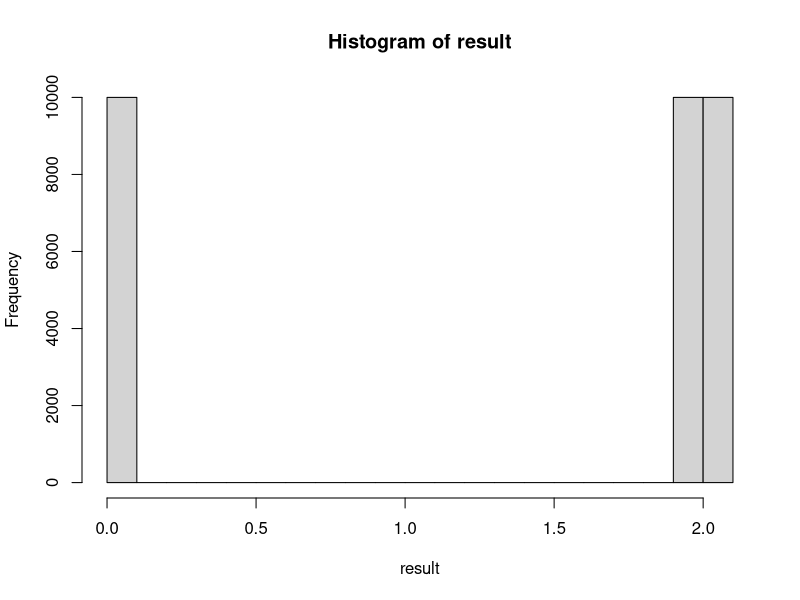

Recreate this plot in R.
# With the exception of the gamma function, all were 
# built directly using the sheet provided. The gamma required
# further searching online to figure out which parameter
# in the equation provided was supposed to represent
# shape/rate, etc. 

# rnorm - n, mean = 0, sd = 1
rnorm_rj = function(n, mean = 0, sd = 1) {
  u1 = runif(n, 0, 1)
  u2 = runif(n, 0, 1)

  mapply(function(u1, u2) mean + sd * sqrt(-2 * log10(u1)) * cos(2 * pi *u2), u1, u2)
}

# rlnorm - n, meanlog = 0, sdlog = 1
rlnorm_rj = function(n, meanlog = 0, sdlog = 1) {
  exp(rnorm_rj(n, meanlog, sdlog))
}

# rexp - n, rate = 1
rexp_rj = function(n, rate = 1) {
  x = runif(n, 0, 1)
  sapply(x, function(x) -1 * log10(x)/rate)
}

# rpois - n, lambda
rpois_rj = function(n, lambda) {
  # Creat empty list
  result = c()
  
  for (i in 1:n) {
    # For each element of x, see if the product of the first j elements is 
    # less than exp(-lambda). If so, return j-1
    value_found = FALSE
    x = c()
    j = 1
    while (value_found == FALSE) {
      x = append(x, runif(1))
      if (prod(x) < exp(-1 * lambda)) {
        result = append(result, j - 1)
        value_found = TRUE
      }
      j = j + 1
    }
  }  
  
  return(result)
}

# rgamma - n, shape, rate = 1, scale = 1/rate
rgamma_rj = function(n, shape, rate = 1, scale = 1/rate) {
  if (missing(rate)) {
    rate = 1/scale
  }

  result = c()

  for (i in 1:n) {
    u = runif(shape)
    x = (-1 / rate) * sum(sapply(u, log10))
    result = append(result, x)
  }

  return(result)
}

# rchisq - n, df, ncp = 0
rchisq_rj = function(n, df, ncp = 0) {
  rgamma_rj(n, df/2, 2)
}

# rt - n, df, ncp
rt_rj = function(n, df, ncp) {
  y = rnorm_rj(n)
  z = rchisq_rj(n, df)
  
  mapply(function(y,z) y/sqrt(z/df), y, z)
}

# rf - n, df1, df2, ncp
rf_rj = function(n, df1, df2, ncp) {

  z = rchisq_rj(n, df1)
  w = rchisq_rj(n, df2)
  
  mapply(function(z,w) (z/df1)*(w/df2), y, z)
}

# rbeta - n, shape1, shape2, ncp = 0
rbeta_rj = function(n, shape1, shape2) {
  y = rgamma_rj(n, shape1, 1)
  z = rgamma_rj(n, shape2, 1)

  mapply(function(y,z) y/(y+z), y, z)
}

# rbinom - n, size, prob
rbinom_rj = function(n, size, prob) {
  bernoulli = function(p) {
    u = runif(1)
    return(u < p)
  }

  results = c()
  for (i in 1:n) {
    x = bernoulli(prob) |> replicate(n = size) |> sum()
    results = append(results, x)
  }
  
  return(results)
}


# Couldn't quite wrap my head around the setup for this one. Got to the point
# where I just ran with what I had. I think this is the one I'm supposed to use the
# inverse function stuff on, but couldn't figure it out
# rnbinom - n, size, prob, mu
rnbinom_rj = function(n, size, prob = .5, mu = 0) {
  if (missing(prob)) {
    prob = size / (size + mu)
  }
  u = runif(size)

  results = c()
  for (i in 1:n) {
    results = append(results, sapply(u, function(u) {log10(u)/log10(1-prob)}))
  }

  return(results)
}


#result = rnorm_rj(10000, 0, 1)
#result = rlnorm_rj(10000, 0, 1)
#result = rexp_rj(10000, .2)
#result = rpois_rj(1000, 5)
#result = rgamma_rj(10000, 8, 1)
#result = rchisq_rj(10000, 5)
#result = rt_rj(10000, 5)
#result = rf_rj(10000, 5, 3)
#result = rbeta_rj(10000, 5, 3)
#result = rbinom_rj(10000, 10, .6)
result = rnbinom_rj(10000, 3, .6, 3)
hist(result)



